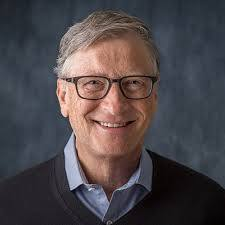
#> input picture ibad_No_other_allow.py/images/bill.jpeg, 225 x 225 px, found by its file name
$ python 7_Contours_Detection.py
#> lines starting #> are read from the running program, lines starting #| are printed output that depends on the picture; after the words box and inside, x2 and y2 are one past the last pixel; in counts of white or black regions, pixels touching at a corner belong together
import cv2 as cv
import numpy as np

img = cv.imread("images/bill.jpeg")
#> img is the input picture: shape (225, 225, 3); mean B, G, R 74.1, 70.6, 77.1
cv.imshow("BILL ", img)

blank = np.zeros(img.shape, dtype="uint8")
cv.imshow("blank", blank)

gray = cv.cvtColor(img, cv.COLOR_BGR2GRAY)
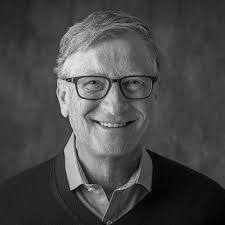
#> gray: shape (225, 225); min 0, max 251, mean 72.9
cv.imshow("Gray ", gray)

blur = cv.GaussianBlur(gray, (5, 5), cv.BORDER_DEFAULT)
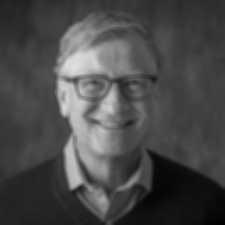
#> blur: shape (225, 225); min 2, max 223, mean 72.9
cv.imshow("blur ", blur)

canny = cv.Canny(blur, 125, 175)
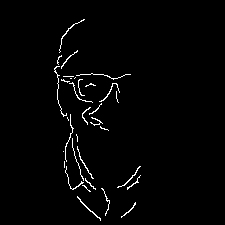
#> canny: shape (225, 225); 1.8% white in thin lines or dots, all inside (x1, y1, x2, y2) = (54, 19, 141, 221)
cv.imshow("Canny Edges ", canny)
# ret , thresh = cv.threshold(gray, 125 , 255, cv.THRESH_BINARY)
# cv.imshow("thresh ",thresh)


contours, hierarchies = cv.findContours(
    canny, cv.RETR_LIST, cv.CHAIN_APPROX_SIMPLE)
#> contours = 33 contours, 32 with area under 20; largest, box (x1, y1, x2, y2) and area: (77, 196, 101, 221) 21
print(f'{len(contours)} contours (s) found!')
#| 33 contours (s) found!

cv.drawContours(blank, contours, -1, (0, 0, 255), 2)
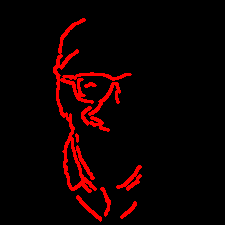
#> blank: shape (225, 225, 3); mean of channels 0, 1, 2 0, 0, 14.9; drawn as B, G, R
cv.imshow("Contours drawn", blank)


cv.waitKey(0)
